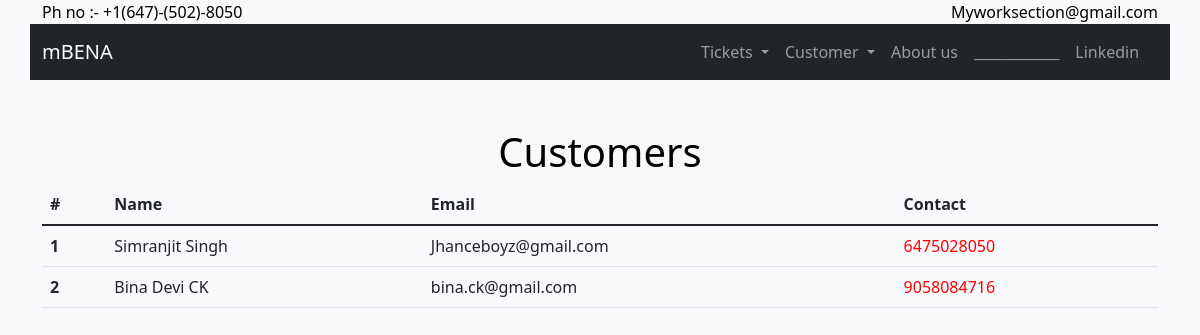
Page /estore/searchcustomer/ on the committed database.
### eStore/models.py (models this page shows, shortened)
class Customer(models.Model):
    name = models.CharField(max_length=64)
    email = models.EmailField( max_length=254)
    phonenumber = models.CharField(max_length=12)

### eStore/views.py (the view)
# urls.py: path("searchcustomer/", views.searchcustomer, name="searchcustomer"),
def searchcustomer(request):
    return render(request, 'searchcustomer.html',{
        "Customer": Customer.objects.all()
    })

### eStore/templates/searchcustomer.html
{% extends 'layout.html' %}
{% block body %}
<div class="container" style="margin-top: 4%;">
<h1 style="text-align: center;">Customers</h1>
<table class="table">
    <thead>
      <tr>
        <th scope="col">#</th>
        <th scope="col">Name</th>
        <th scope="col">Email</th>
        <th scope="col">Contact</th>
      </tr>
    </thead>
    <tbody>
        {% for customer in Customer %}
        <tr>
            <th scope="row">{{customer.id}}</th>
            <td>{{customer.name}}</td>
            <td>{{customer.email}}</td>
            <td style="color: red;">{{customer.phonenumber}}</td>
          </tr>
        {% endfor %}
    </tbody>
  </table>
</div>
{% endblock body %}

### eStore/templates/layout.html (style rules this page uses)
.main { background-color: rgba(228, 228, 241, 0.212); color: black; }

### rows in the picture
Customer: id "1", name "Simranjit Singh", email "Jhanceboyz@gmail.com", phonenumber "6475028050"
Customer: id "2", name "Bina Devi CK", email "bina.ck@gmail.com", phonenumber "9058084716"
